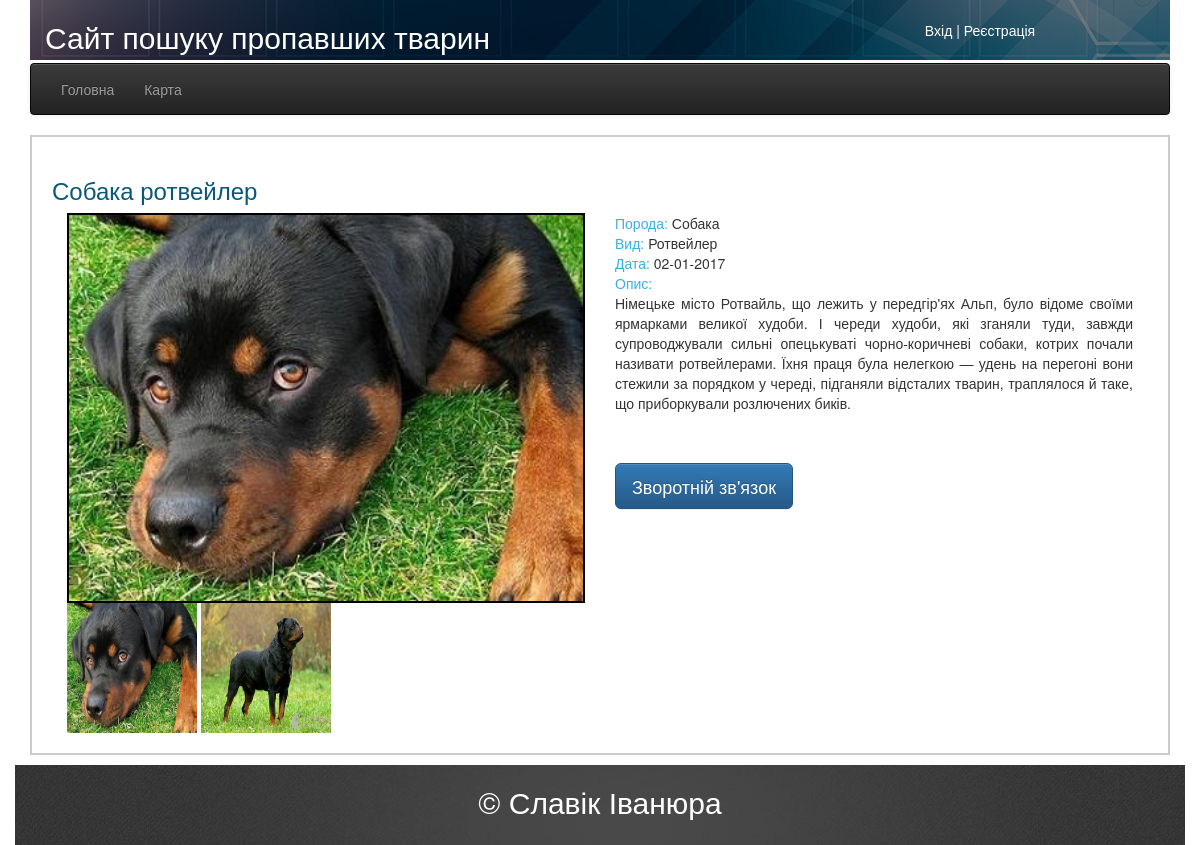
Page /posterView?id=201&user_id=189 on the committed database.
### tables this page shows
CREATE TABLE IF NOT EXISTS `poster` (
  `id` int(255) NOT NULL AUTO_INCREMENT,
  `title` varchar(255) NOT NULL,
  `name` varchar(255) NOT NULL,
  `animal_id` int(10) NOT NULL,
  `breed_id` int(10) NOT NULL,
  `description` varchar(400) NOT NULL,
  `address` varchar(255) NOT NULL,
  `date` int(11) NOT NULL,
  `user_id` int(10) NOT NULL,
  `is_active` tinyint(1) NOT NULL,
  `coordinates_id` int(11) NOT NULL,
  PRIMARY KEY (`id`),
  KEY `id_user` (`user_id`),
  KEY `kind_of_animal_id` (`animal_id`),
  KEY `kind_of_animal_id_2` (`animal_id`),
  KEY `kind_of_animal_id_3` (`animal_id`),
  KEY `kind_of_animal_id_4` (`animal_id`),
  KEY `kind_of_animal_id_5` (`animal_id`),
  KEY `breed_id` (`breed_id`),
  KEY `coordinates` (`coordinates_id`)
);

CREATE TABLE IF NOT EXISTS `poster_foto` (
  `id` int(10) NOT NULL AUTO_INCREMENT,
  `url` varchar(255) NOT NULL,
  `animal_id` int(10) NOT NULL,
  PRIMARY KEY (`id`),
  KEY `Id_animal` (`animal_id`)
);

CREATE TABLE IF NOT EXISTS `animal` (
  `id` int(10) NOT NULL AUTO_INCREMENT,
  `title` varchar(255) NOT NULL,
  PRIMARY KEY (`id`)
);

CREATE TABLE IF NOT EXISTS `animal_breed` (
  `id` int(10) NOT NULL AUTO_INCREMENT,
  `title` varchar(255) NOT NULL,
  `animal_id` int(10) NOT NULL,
  PRIMARY KEY (`id`),
  KEY `id` (`id`),
  KEY `kind_of_animal_id` (`animal_id`),
  KEY `kind_of_animal_id_2` (`animal_id`)
);

### class/Db.php (called while the page is built, shortened)
<?php
class Db{
	public static function findOne($tableName, $attributes = []){
		$pattern = 'SELECT * FROM %s %s LIMIT 1';
		$lines = [];
		foreach ($attributes as $k=>$v) {
			$lines[] = sprintf('%s = "%s"', $k, $v);
		}
		$where 	= implode(' AND ', $lines);
		if (!empty($where)) {
			$where = 'WHERE ' . $where;
		}
		$sql 	= sprintf($pattern, $tableName, $where);
		$result = mysql_query($sql) or die("Query: <b>$sql</b> is failed!!!");
		$row 	=  mysql_fetch_assoc($result);
		return $row;
	}
	public static function findAll($tableName, $attributes = []){
		$pattern = 'SELECT * FROM %s %s';
		$lines = [];
		foreach ($attributes as $k=>$v) {
			$lines[] = sprintf('%s = "%s"', $k, $v);
		}
		$where 	= implode(' AND ', $lines);
		if (!empty($where)) {
			$where = 'WHERE ' . $where;
		}
		$sql 	= sprintf($pattern, $tableName, $where);
		$data = [];
        $result = mysql_query($sql);
		$row = mysql_fetch_assoc($result);
		do{
			$data[] = $row;
		} while($row = mysql_fetch_assoc($result));
		return $data;
	}
}

### templates/posterView.php (the view, shortened to what this page needs)
<?php
	$list 			= Db::findOne('poster',  ['id'=>$_GET['id']]);
	$image			= Db::findAll('poster_foto', ['animal_id'=>$list['id']]);
	$animal 		= Db::findOne('animal', ['id'=>$list['animal_id']]);
	$animal_breed 	= Db::findOne('animal_breed', ['id'=>$list['breed_id']]);
?>
	<div class="view col-md-12" id="view">
		<div class="title">
			<strong><h3><?=$list['title']?></h3></strong>
		</div>
		<div class="col-md-6" >
			<div id="image" >
				<img src="../image/Data/upload/<?=$image[0]["url"]?>" width=100%, height=100%>
			</div>
			<div id="images" >
				<?php foreach($image as $k=>$img):?>
					<img src="../image/Data/upload/<?=$img["url"]?>" width=130px, height=130px>
				<?php endforeach;?>
			</div>
		</div>
		<div class="col-md-6">
			<div>
				<span style="color:#38b0e3">Порода:  </span><?=$animal["title"]?><br/>
				<span style="color:#38b0e3">Вид:     </span><?=$animal_breed["title"]?><br/>
				<span style="color:#38b0e3">Дата:    </span><?=date("d-m-Y",$list["date"])?><br/>
				<span style="color:#38b0e3">Опис:    </span><p><?=$list['description']?></p><br/>
				<br/>
			</div>
			<button class="btn btn-primary btn-lg" data-toggle="modal" data-target="#myModal">Зворотній зв'язок</button>
		</div>
	</div>

### styles/style.css (style rules this page uses)
#view { height: 140%; width: 1140px; left: 15px; padding: 20px; border: 2px solid #CCC; background-color:#FFF }
.view p { text-align: justify; }
#image { border: 2px solid black; }
.title { color:#095779; margin-bottom: 10px; }

### rows in the picture
poster: title "Собака ротвейлер", date "02-01-2017", description "Німецьке місто Ротвайль, що лежить у передгір'ях Альп, було відоме своїми ярмарками великої худоби. І череди худоби, які зганяли туди, завжди супроводжували сильні опецькуваті чорно-коричневі собаки, котрих почали називати ротвейлерами. Їхня праця була нелегкою — удень на перегоні вони стежили за порядком у череді, підганяли відсталих тварин, траплялося й таке, що приборкували розлючених биків."
poster_foto: url (picture)
poster_foto: url (picture)
animal: title "Собака"
animal_breed: title "Ротвейлер"
